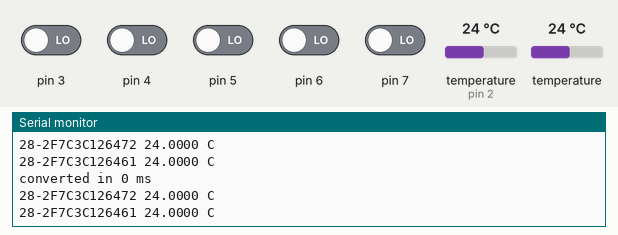
Recording of a sketch running on a simulated Arduino Uno, built with avr-gcc and run on an emulated ATmega328P. Shown: the last lines printed to the serial monitor. Wiring (inferred from the names in the program): 2 × DS18B20 sensor: data pin 2. The inputs (shaded band) are chosen by the test bench; at power-on: pin 3–7 LOW, temperature (sensor on pin 2) 24 °C, temperature 24 °C.

Above: at 1.2 s.
1.3 s: temperature (sensor on pin 2) set to 12 °C
At 2.6 s:
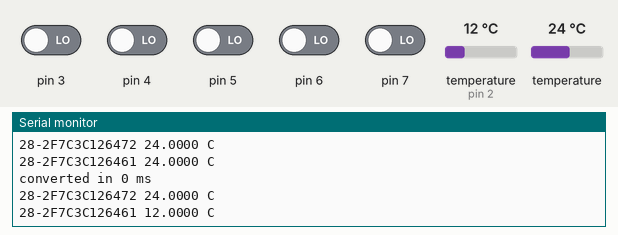
2.8 s: temperature (sensor 202) set to 12 °C
At 3.9 s:
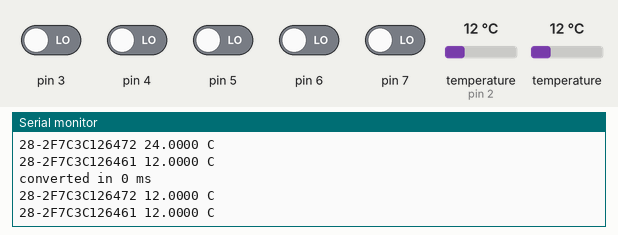
4.3 s: temperature (sensor on pin 2) set to 19 °C
At 5.6 s:
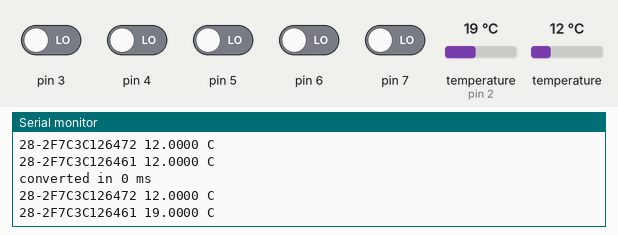
5.8 s: temperature (sensor 202) set to 19 °C
At 7.0 s:
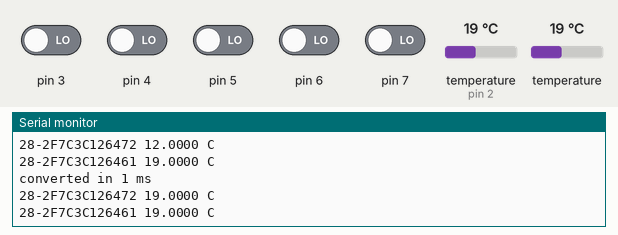
Timing chart, 0 to 8.3 s (numbered marks = the images above; inputs shaded):
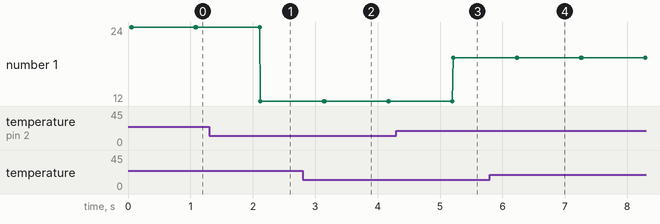

The sketch:

ds18b20.ino
```cpp
// ds18b20 — tests assert: two DS18B20s on one 1-Wire line on pin 2 (a 4.7 kOhm pull-up to 5V),
// driven as the OneWire library does (the pin's port registers, interrupts off inside a slot;
// reset 480/70/410 us, write 1 10/55, write 0 65/5, read 3/10/53). Setup finds every sensor
// with Search ROM, printing "found 28-<serial, MSB first> crc ok" (or "crc bad"), then "sensors
// <n>". Each second it starts a conversion on all (Skip ROM, 44h), polls read slots until done
// and prints "converted in <ms> ms", then reads each sensor's scratchpad by Match ROM, printing
// "28-<serial> <celsius, 4 decimals> C" (or "28-<serial> crc bad").

const int PIN = 2;

uint8_t mask;
volatile uint8_t *modeReg;
volatile uint8_t *outReg;
volatile uint8_t *inReg;

inline void lineLow() {
  *outReg &= ~mask;
  *modeReg |= mask;
}
inline void lineRelease() { *modeReg &= ~mask; }
inline uint8_t lineRead() { return (*inReg & mask) ? 1 : 0; }

uint8_t owReset() {
  noInterrupts();
  lineLow();
  interrupts();
  delayMicroseconds(480);
  noInterrupts();
  lineRelease();
  delayMicroseconds(70);
  uint8_t present = !lineRead();
  interrupts();
  delayMicroseconds(410);
  return present;
}

void owWriteBit(uint8_t v) {
  if (v) {
    noInterrupts();
    lineLow();
    delayMicroseconds(10);
    lineRelease();
    interrupts();
    delayMicroseconds(55);
  } else {
    noInterrupts();
    lineLow();
    delayMicroseconds(65);
    lineRelease();
    interrupts();
    delayMicroseconds(5);
  }
}

uint8_t owReadBit() {
  noInterrupts();
  lineLow();
  delayMicroseconds(3);
  lineRelease();
  delayMicroseconds(10);
  uint8_t r = lineRead();
  interrupts();
  delayMicroseconds(53);
  return r;
}

void owWrite(uint8_t b) {
  for (uint8_t i = 0; i < 8; i++) owWriteBit((b >> i) & 1);
}

uint8_t owRead() {
  uint8_t b = 0;
  for (uint8_t i = 0; i < 8; i++) b |= owReadBit() << i;
  return b;
}

uint8_t crc8(const uint8_t *data, uint8_t len) {
  uint8_t crc = 0;
  while (len--) {
    uint8_t in = *data++;
    for (uint8_t i = 0; i < 8; i++) {
      uint8_t mix = (crc ^ in) & 1;
      crc >>= 1;
      if (mix) crc ^= 0x8C;
      in >>= 1;
    }
  }
  return crc;
}

// Maxim's search algorithm (as OneWire::search).
uint8_t rom[8];
int lastDiscrepancy = -1;
bool lastDevice = false;

bool owSearch() {
  if (lastDevice || !owReset()) return false;
  owWrite(0xF0);
  int discrepancy = -1;
  for (int i = 0; i < 64; i++) {
    uint8_t bit = owReadBit();
    uint8_t cmp = owReadBit();
    if (bit && cmp) return false;
    uint8_t dir;
    if (bit != cmp) dir = bit;
    else {
      dir = i < lastDiscrepancy ? (rom[i / 8] >> (i % 8)) & 1 : (i == lastDiscrepancy);
      if (!dir) discrepancy = i;
    }
    if (dir) rom[i / 8] |= 1 << (i % 8);
    else rom[i / 8] &= ~(1 << (i % 8));
    owWriteBit(dir);
  }
  lastDiscrepancy = discrepancy;
  if (discrepancy < 0) lastDevice = true;
  return true;
}

const int MAX = 4;
uint8_t roms[MAX][8];
int count = 0;

void printName(const uint8_t *r) {
  Serial.print("28-");
  for (int i = 6; i >= 1; i--) {
    if (r[i] < 0x10) Serial.print('0');
    Serial.print(r[i], HEX);
  }
}

void setup() {
  Serial.begin(115200);
  mask = digitalPinToBitMask(PIN);
  uint8_t port = digitalPinToPort(PIN);
  modeReg = portModeRegister(port);
  outReg = portOutputRegister(port);
  inReg = portInputRegister(port);
  lineRelease();
  while (count < MAX && owSearch()) {
    memcpy(roms[count], rom, 8);
    Serial.print("found ");
    printName(rom);
    Serial.println(crc8(rom, 7) == rom[7] ? " crc ok" : " crc bad");
    count++;
  }
  Serial.print("sensors ");
  Serial.println(count);
}

void loop() {
  owReset();
  owWrite(0xCC);
  owWrite(0x44);
  unsigned long start = millis();
  while (owReadBit() == 0) {
  }
  Serial.print("converted in ");
  Serial.print(millis() - start);
  Serial.println(" ms");
  for (int s = 0; s < count; s++) {
    owReset();
    owWrite(0x55);
    for (int i = 0; i < 8; i++) owWrite(roms[s][i]);
    owWrite(0xBE);
    uint8_t pad[9];
    for (int i = 0; i < 9; i++) pad[i] = owRead();
    printName(roms[s]);
    if (crc8(pad, 8) != pad[8]) {
      Serial.println(" crc bad");
      continue;
    }
    int16_t raw = (int16_t)((pad[1] << 8) | pad[0]);
    Serial.print(' ');
    Serial.print(raw / 16.0, 4);
    Serial.println(" C");
  }
  delay(1000);
}
```

Measured:
- after the input at 1.3 s, the serial monitor: prints a new line after 0.82 s (image 1)
- after the input at 2.8 s, the serial monitor: prints a new line after 0.34 s (image 2)
- after the input at 4.3 s, the serial monitor: prints a new line after 0.91 s (image 3)
- after the input at 5.8 s, the serial monitor: prints a new line after 0.43 s (image 4)
- plotted number 1: 24 → 12 after the input at 1.3 s, 12 → 19 after the input at 4.3 s
